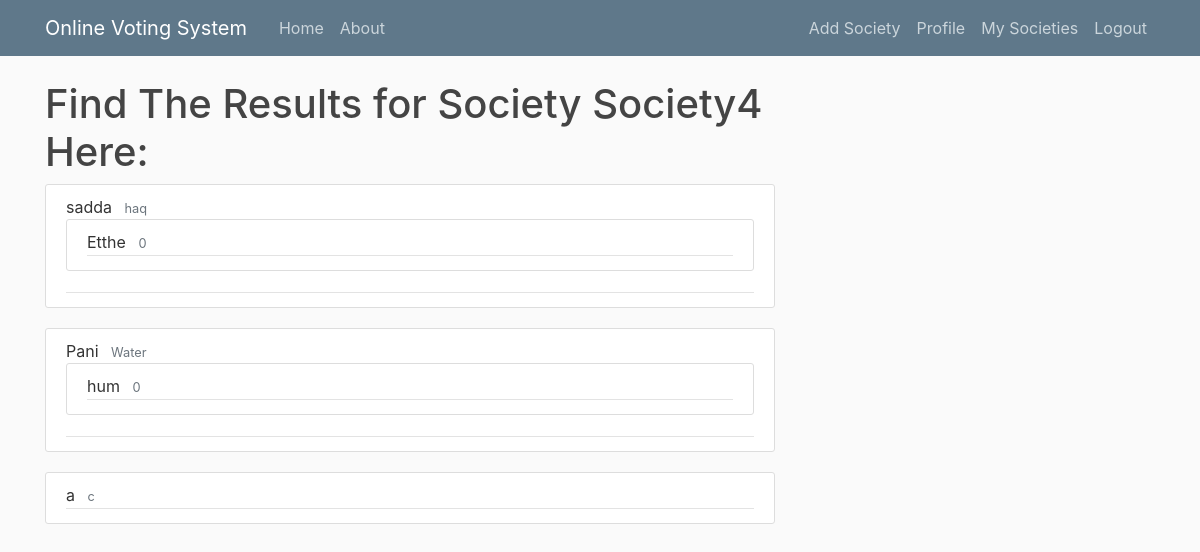
Page /profile/society/4/results/ (signed in) on the earlier database version.
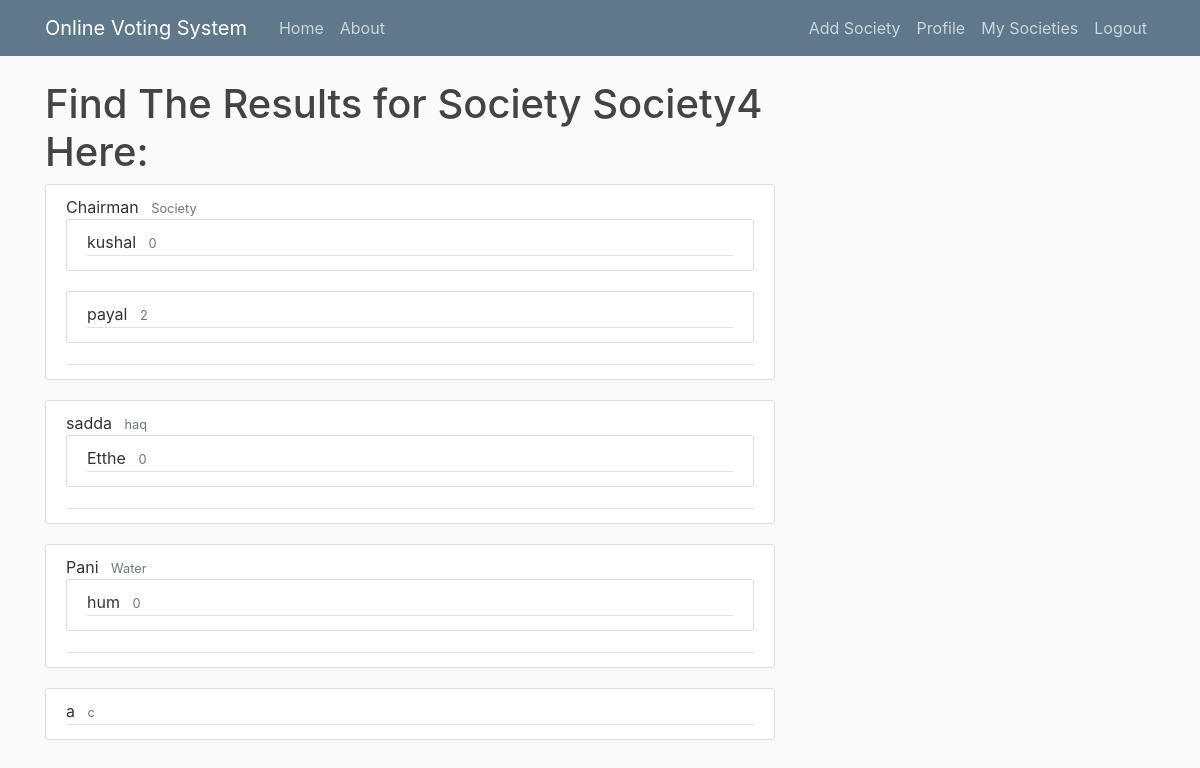
Same page on the later database version.
### users/models.py (models this page shows, shortened)
class Elections(models.Model):
    Name = models.CharField(max_length = 100)
    Discription = models.TextField()
    society = models.ForeignKey(Society, on_delete = models.CASCADE)
    whoallvoted = models.ManyToManyField(User, related_name = 'Check_vote_once')

### elections/models.py (models this page shows, shortened)
class Participant(models.Model):
	Name = models.CharField(max_length = 100)
	Manifesto = models.TextField()
	user = models.ForeignKey(User, on_delete = models.CASCADE)
	elections = models.ForeignKey(Elections, on_delete = models.CASCADE)
	votes = models.IntegerField()

### users/views.py (the view)
# urls.py: path('society/<int:id>/results/' , users_views.ResultsView ,name = 'society-results'),
@login_required
def ResultsView(request, id):
    if bool(request.user.member.socities.filter(id = id)) or bool(request.user.society_set.filter(id = id)):
        return render(request, 'users/society_results.html',{'society':Society.objects.get(id = id)})
    messages.error(request, f'You Need to be a member View the results')
    return redirect('My Societies')

### users/templates/users/society_results.html (shortened to what this page needs)
{%extends "blog/base.html" %}
{%block content%}
  <h1>
    Find The Results for Society {{society.Name}} Here:
  </h1>
    {% for elections in society.elections_set.all reversed %}
    <article class="media content-section">
    <div class="media-body">
      <div class="article-metadata">
        <a class="mr-2">{{ elections.Name }}</a>
        <small class="text-muted">{{ elections.Discription }}</small>
        {%for participant in elections.participant_set.all %}
        <article class="media content-section">
        <div class="media-body">
        <div class="article-metadata">
        <a class="mr-2">{{ participant.Name }}</a>
        <small class="text-muted">{{ participant.votes }}</small>
        </div>
        </div>
    </article>
    {%endfor%}
    </article>
  {% endfor %}
{%endblock content%}

Differences in the rows shown:
added Elections: Name "Chairman", Discription "Society"
added Participant: Name "kushal", votes "0", shown under "Chairman"
added Participant: Name "payal", votes "2", shown under "Chairman"
